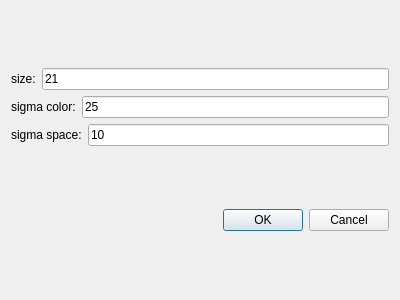
<?xml version="1.0" encoding="UTF-8"?>
<ui version="4.0">
 <class>BilateralFilterDialog</class>
 <widget class="QDialog" name="BilateralFilterDialog">
  <property name="geometry">
   <rect>
    <x>0</x>
    <y>0</y>
    <width>400</width>
    <height>300</height>
   </rect>
  </property>
  <property name="windowTitle">
   <string>Dialog</string>
  </property>
  <layout class="QVBoxLayout" name="verticalLayout_2">
   <item>
    <layout class="QVBoxLayout" name="verticalLayout">
     <item>
      <layout class="QHBoxLayout" name="horizontalLayout_3">
       <item>
        <widget class="QLabel" name="label">
         <property name="text">
          <string>size:</string>
         </property>
        </widget>
       </item>
       <item>
        <widget class="QLineEdit" name="lineEdit_size">
         <property name="text">
          <string>21</string>
         </property>
        </widget>
       </item>
      </layout>
     </item>
     <item>
      <layout class="QHBoxLayout" name="horizontalLayout_2">
       <item>
        <widget class="QLabel" name="label_3">
         <property name="text">
          <string>sigma color:</string>
         </property>
        </widget>
       </item>
       <item>
        <widget class="QLineEdit" name="lineEdit_sigmaColor">
         <property name="text">
          <string>25</string>
         </property>
        </widget>
       </item>
      </layout>
     </item>
     <item>
      <layout class="QHBoxLayout" name="horizontalLayout">
       <item>
        <widget class="QLabel" name="label_2">
         <property name="text">
          <string>sigma space:</string>
         </property>
        </widget>
       </item>
       <item>
        <widget class="QLineEdit" name="lineEdit_sigmaSpace">
         <property name="text">
          <string>10</string>
         </property>
        </widget>
       </item>
      </layout>
     </item>
    </layout>
   </item>
   <item>
    <widget class="QDialogButtonBox" name="buttonBox">
     <property name="orientation">
      <enum>Qt::Horizontal</enum>
     </property>
     <property name="standardButtons">
      <set>QDialogButtonBox::Cancel|QDialogButtonBox::Ok</set>
     </property>
    </widget>
   </item>
  </layout>
 </widget>
 <resources/>
 <connections>
  <connection>
   <sender>buttonBox</sender>
   <signal>accepted()</signal>
   <receiver>BilateralFilterDialog</receiver>
   <slot>accept()</slot>
   <hints>
    <hint type="sourcelabel">
     <x>248</x>
     <y>254</y>
    </hint>
    <hint type="destinationlabel">
     <x>157</x>
     <y>274</y>
    </hint>
   </hints>
  </connection>
  <connection>
   <sender>buttonBox</sender>
   <signal>rejected()</signal>
   <receiver>BilateralFilterDialog</receiver>
   <slot>reject()</slot>
   <hints>
    <hint type="sourcelabel">
     <x>316</x>
     <y>260</y>
    </hint>
    <hint type="destinationlabel">
     <x>286</x>
     <y>274</y>
    </hint>
   </hints>
  </connection>
 </connections>
</ui>
